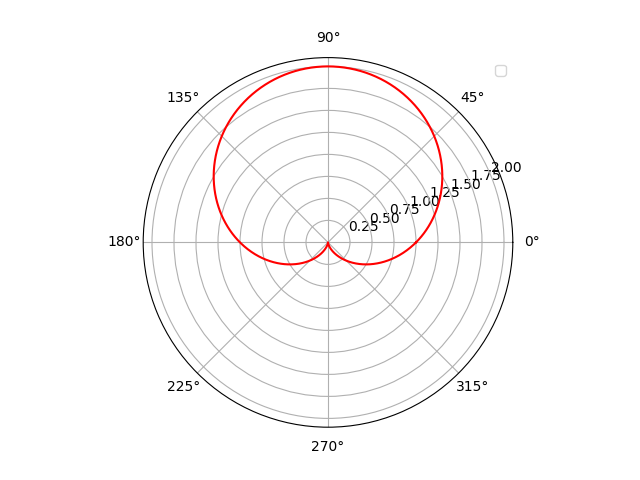

This chart was generated by the following Python code:
import numpy as np
from matplotlib import pyplot as plt
theta = np.linspace(0, 2*np.pi, 1000)

r = 1 + np.sin(theta)
plt.polar(theta, r, 'r')   
plt.legend() 
plt.savefig("Cardioid.png")
plt.show() 
